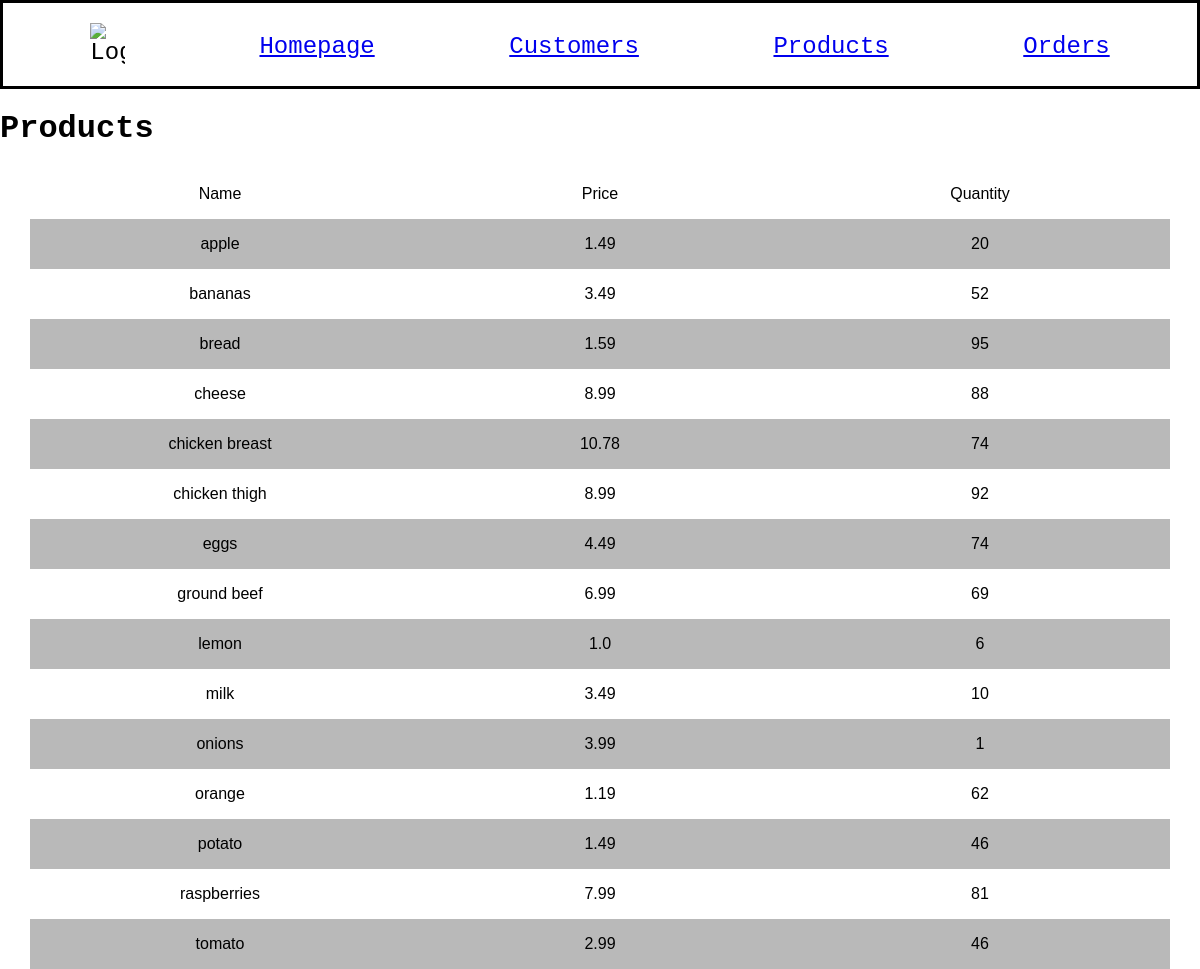
/products, run on an earlier commit of the app's database.
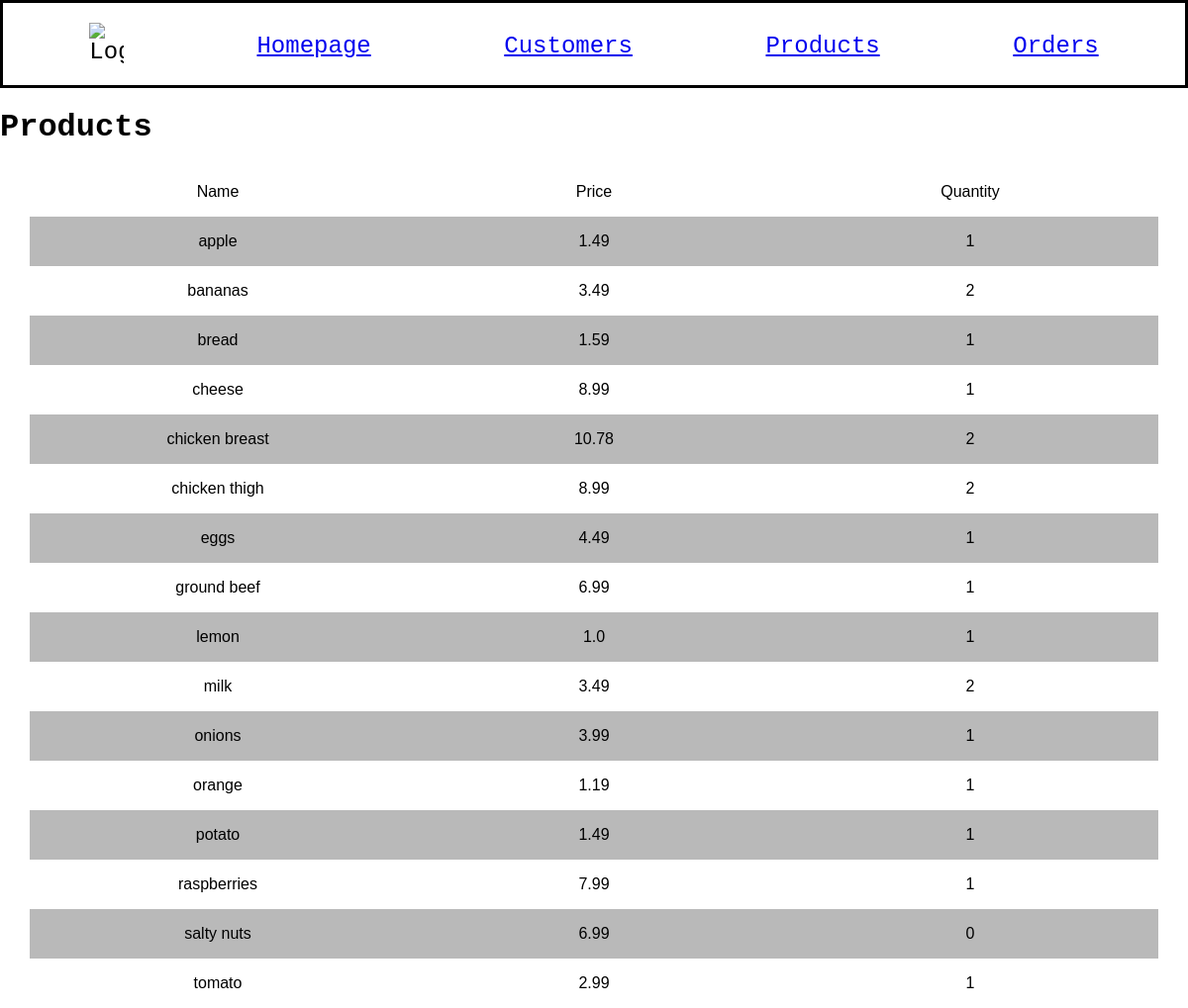
And on a later commit of the database.
### models.py (models this page shows, shortened)
class Product(db.Model):
    id = db.Column(db.Integer, primary_key=True)
    name = db.Column(db.String(200), nullable=False, unique=True)
    price = db.Column(db.Float, nullable=False)
    quantity = db.Column(db.Integer, nullable=False, default=0)
    product_orders = db.relationship('ProductOrder', backref='product_ref')

### app.py (the view)
@app.route("/products")
def products():
    statement = select(Product).order_by(Product.name)
    records = db.session.execute(statement)
    app_data = records.scalars()
    return render_template("products.html", products=app_data)

### templates/products.html
{% extends "base.html" %}
{% block content %}
<h1>Products</h1>
<div class="spreadsheet">
    <div>
        <p>Name</p>
    </div>
    <div>
        <p>Price</p>
    </div>
    <div>
        <p>Quantity</ p>
    </div>
</div>
{% for product in products %}
<div class="spreadsheet">
    <div>
        <p class="names">{{ product.name }}</p>
    </div>
    <div>
        <p class="info">{{ product.price }}</p>
    </div>
    <div>
        <p class="info">{{ product.quantity }}</p>
    </div>
</div>
{% endfor %}
{% endblock %}

What changed in the data, as far as the page shows it:
changed Product "apple": quantity "20" → "1"
changed Product "bananas": quantity "52" → "2"
changed Product "bread": quantity "95" → "1"
changed Product "cheese": quantity "88" → "1"
changed Product "chicken breast": quantity "74" → "2"
changed Product "chicken thigh": quantity "92" → "2"
changed Product "eggs": quantity "74" → "1"
changed Product "ground beef": quantity "69" → "1"
changed Product "lemon": quantity "6" → "1"
changed Product "milk": quantity "10" → "2"
changed Product "orange": quantity "62" → "1"
changed Product "potato": quantity "46" → "1"
changed Product "raspberries": quantity "81" → "1"
added Product: name "salty nuts", price "6.99", quantity "0"
changed Product "tomato": quantity "46" → "1"
